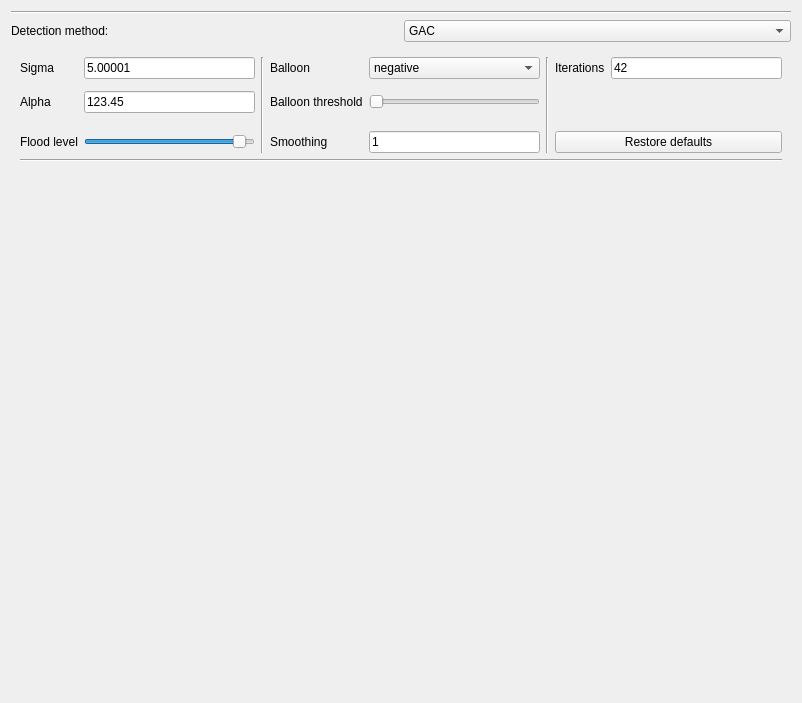
<?xml version="1.0" encoding="UTF-8"?>
<ui version="4.0">
 <class>DetectionSettingsWidget</class>
 <widget class="QWidget" name="DetectionSettingsWidget">
  <property name="geometry">
   <rect>
    <x>0</x>
    <y>0</y>
    <width>802</width>
    <height>703</height>
   </rect>
  </property>
  <property name="windowTitle">
   <string>Form</string>
  </property>
  <layout class="QVBoxLayout" name="verticalLayout">
   <item>
    <widget class="Line" name="upperHorizontalLine">
     <property name="orientation">
      <enum>Qt::Horizontal</enum>
     </property>
    </widget>
   </item>
   <item>
    <layout class="QHBoxLayout" name="detectionHorizontalLayout">
     <item>
      <widget class="QLabel" name="detectionLabel">
       <property name="text">
        <string>Detection method:</string>
       </property>
      </widget>
     </item>
     <item>
      <widget class="QComboBox" name="detectionComboBox">
       <item>
        <property name="text">
         <string>GAC</string>
        </property>
       </item>
       <item>
        <property name="text">
         <string>GAC optimisation</string>
        </property>
       </item>
       <item>
        <property name="text">
         <string>NN Detector</string>
        </property>
       </item>
      </widget>
     </item>
    </layout>
   </item>
   <item>
    <widget class="QStackedWidget" name="detectionStackedWidget">
     <property name="enabled">
      <bool>true</bool>
     </property>
     <property name="currentIndex">
      <number>0</number>
     </property>
     <widget class="QWidget" name="GACPage">
      <layout class="QGridLayout" name="gacGridLayout">
       <item row="6" column="6" colspan="2">
        <widget class="QPushButton" name="restoreGACButton">
         <property name="text">
          <string>Restore defaults</string>
         </property>
        </widget>
       </item>
       <item row="6" column="3">
        <widget class="QLabel" name="smoothingLabel">
         <property name="text">
          <string>Smoothing</string>
         </property>
        </widget>
       </item>
       <item row="16" column="0" colspan="8">
        <layout class="QVBoxLayout" name="GACPreviewLayout"/>
       </item>
       <item row="6" column="0">
        <widget class="QLabel" name="floodLabel">
         <property name="text">
          <string>Flood level</string>
         </property>
        </widget>
       </item>
       <item row="1" column="7">
        <widget class="QLineEdit" name="iterationsLineEdit">
         <property name="text">
          <string>42</string>
         </property>
        </widget>
       </item>
       <item row="1" column="1">
        <widget class="QLineEdit" name="sigmaLineEdit">
         <property name="text">
          <string>5.00001</string>
         </property>
        </widget>
       </item>
       <item row="1" column="5" rowspan="6">
        <widget class="Line" name="previewVerticalLine_2">
         <property name="orientation">
          <enum>Qt::Vertical</enum>
         </property>
        </widget>
       </item>
       <item row="1" column="6">
        <widget class="QLabel" name="iterationsLabel">
         <property name="text">
          <string>Iterations</string>
         </property>
        </widget>
       </item>
       <item row="6" column="4">
        <widget class="QLineEdit" name="smoothingLineEdit">
         <property name="text">
          <string>1</string>
         </property>
        </widget>
       </item>
       <item row="1" column="4">
        <widget class="QComboBox" name="balloonComboBox">
         <item>
          <property name="text">
           <string>negative</string>
          </property>
         </item>
         <item>
          <property name="text">
           <string>none</string>
          </property>
         </item>
         <item>
          <property name="text">
           <string>positive</string>
          </property>
         </item>
        </widget>
       </item>
       <item row="3" column="0">
        <widget class="QLabel" name="alphaLabel">
         <property name="text">
          <string>Alpha</string>
         </property>
        </widget>
       </item>
       <item row="3" column="4">
        <widget class="QSlider" name="placeholderBalloonSlider">
         <property name="maximum">
          <number>100</number>
         </property>
         <property name="orientation">
          <enum>Qt::Horizontal</enum>
         </property>
        </widget>
       </item>
       <item row="1" column="3">
        <widget class="QLabel" name="balloonLabel">
         <property name="text">
          <string>Balloon</string>
         </property>
        </widget>
       </item>
       <item row="1" column="2" rowspan="6">
        <widget class="Line" name="detectionVerticalLine">
         <property name="orientation">
          <enum>Qt::Vertical</enum>
         </property>
        </widget>
       </item>
       <item row="3" column="3">
        <widget class="QLabel" name="thresholdLabel">
         <property name="text">
          <string>Balloon threshold</string>
         </property>
        </widget>
       </item>
       <item row="9" column="0" colspan="8">
        <widget class="Line" name="previewHorizontalLine">
         <property name="orientation">
          <enum>Qt::Horizontal</enum>
         </property>
        </widget>
       </item>
       <item row="1" column="0">
        <widget class="QLabel" name="sigmaLabel">
         <property name="text">
          <string>Sigma</string>
         </property>
        </widget>
       </item>
       <item row="3" column="1">
        <widget class="QLineEdit" name="alphaLineEdit">
         <property name="text">
          <string>123.45</string>
         </property>
        </widget>
       </item>
       <item row="6" column="1">
        <widget class="QSlider" name="placeholderFloodLevelSlider">
         <property name="maximum">
          <number>100</number>
         </property>
         <property name="value">
          <number>95</number>
         </property>
         <property name="orientation">
          <enum>Qt::Horizontal</enum>
         </property>
         <property name="invertedControls">
          <bool>false</bool>
         </property>
         <property name="tickPosition">
          <enum>QSlider::NoTicks</enum>
         </property>
        </widget>
       </item>
       <item row="10" column="0">
        <spacer name="verticalSpacer_3">
         <property name="orientation">
          <enum>Qt::Vertical</enum>
         </property>
         <property name="sizeHint" stdset="0">
          <size>
           <width>20</width>
           <height>40</height>
          </size>
         </property>
        </spacer>
       </item>
      </layout>
     </widget>
     <widget class="QWidget" name="GACOptimisationPage">
      <layout class="QGridLayout" name="gridLayout_2" columnstretch="0,0,0,0,0,0,0,0,0">
       <item row="3" column="0">
        <widget class="QLabel" name="numTrialsLabel">
         <property name="text">
          <string>Number of trials</string>
         </property>
        </widget>
       </item>
       <item row="10" column="0" colspan="9">
        <widget class="QLabel" name="USVNumLabel">
         <property name="text">
          <string>---</string>
         </property>
        </widget>
       </item>
       <item row="12" column="0">
        <spacer name="verticalSpacer_4">
         <property name="orientation">
          <enum>Qt::Vertical</enum>
         </property>
         <property name="sizeHint" stdset="0">
          <size>
           <width>20</width>
           <height>40</height>
          </size>
         </property>
        </spacer>
       </item>
       <item row="1" column="3">
        <widget class="QLabel" name="betaLabel">
         <property name="text">
          <string>Beta</string>
         </property>
        </widget>
       </item>
       <item row="4" column="4">
        <widget class="QLineEdit" name="timeEndLineEdit">
         <property name="text">
          <string>1.000001</string>
         </property>
        </widget>
       </item>
       <item row="4" column="6" colspan="3">
        <widget class="QPushButton" name="runOptimisationPushButton">
         <property name="text">
          <string>Run optimisation</string>
         </property>
        </widget>
       </item>
       <item row="4" column="1">
        <widget class="QLineEdit" name="timeStartLineEdit">
         <property name="text">
          <string>0000001</string>
         </property>
        </widget>
       </item>
       <item row="1" column="4">
        <widget class="QLineEdit" name="betaLineEdit">
         <property name="text">
          <string>1.23</string>
         </property>
        </widget>
       </item>
       <item row="8" column="0" colspan="9">
        <widget class="Line" name="line_3">
         <property name="orientation">
          <enum>Qt::Horizontal</enum>
         </property>
        </widget>
       </item>
       <item row="3" column="3">
        <widget class="QLabel" name="randomTrialsLabel">
         <property name="text">
          <string>Random trials</string>
         </property>
        </widget>
       </item>
       <item row="1" column="2" rowspan="4">
        <widget class="Line" name="line_4">
         <property name="orientation">
          <enum>Qt::Vertical</enum>
         </property>
        </widget>
       </item>
       <item row="1" column="0">
        <widget class="QLabel" name="metricLabel">
         <property name="text">
          <string>Metric</string>
         </property>
        </widget>
       </item>
       <item row="1" column="1">
        <widget class="QComboBox" name="metricComboBox">
         <item>
          <property name="text">
           <string>F beta score</string>
          </property>
         </item>
         <item>
          <property name="text">
           <string>Intersection over union</string>
          </property>
         </item>
        </widget>
       </item>
       <item row="0" column="0" colspan="9">
        <widget class="Line" name="line_2">
         <property name="orientation">
          <enum>Qt::Horizontal</enum>
         </property>
        </widget>
       </item>
       <item row="14" column="3" colspan="6">
        <widget class="QPushButton" name="automaticGACConfigurationButton">
         <property name="enabled">
          <bool>false</bool>
         </property>
         <property name="text">
          <string>Configure GAC with best trial</string>
         </property>
        </widget>
       </item>
       <item row="4" column="0">
        <widget class="QLabel" name="timeStartLabel">
         <property name="text">
          <string>Time start [s]</string>
         </property>
        </widget>
       </item>
       <item row="3" column="4">
        <widget class="QLineEdit" name="randomTrialsLineEdit">
         <property name="text">
          <string>11</string>
         </property>
        </widget>
       </item>
       <item row="11" column="0">
        <widget class="QLabel" name="resultLabel">
         <property name="text">
          <string>Results will be reported here</string>
         </property>
        </widget>
       </item>
       <item row="3" column="1">
        <widget class="QLineEdit" name="numTrialsLineEdit">
         <property name="text">
          <string>51</string>
         </property>
        </widget>
       </item>
       <item row="4" column="3">
        <widget class="QLabel" name="timeEndLabel">
         <property name="text">
          <string>Time end [s]</string>
         </property>
        </widget>
       </item>
       <item row="1" column="5" rowspan="4">
        <widget class="Line" name="line">
         <property name="orientation">
          <enum>Qt::Vertical</enum>
         </property>
        </widget>
       </item>
       <item row="14" column="0" colspan="2">
        <layout class="QHBoxLayout" name="progressbarPlaceholderLayout"/>
       </item>
      </layout>
     </widget>
     <widget class="QWidget" name="nnPage">
      <layout class="QGridLayout" name="nnGridLayout">
       <item row="2" column="4">
        <widget class="QSpinBox" name="confidenceSpinBox">
         <property name="minimum">
          <number>1</number>
         </property>
         <property name="maximum">
          <number>100</number>
         </property>
        </widget>
       </item>
       <item row="6" column="0" colspan="8">
        <layout class="QVBoxLayout" name="nnPreviewLayout"/>
       </item>
       <item row="2" column="3">
        <widget class="QLabel" name="modelConfidenceScore">
         <property name="text">
          <string>Confidence Score [%]</string>
         </property>
        </widget>
       </item>
       <item row="1" column="4">
        <widget class="QSpinBox" name="batchSizeSpinBox">
         <property name="minimum">
          <number>1</number>
         </property>
         <property name="maximum">
          <number>1024</number>
         </property>
        </widget>
       </item>
       <item row="1" column="0">
        <widget class="QLabel" name="modelTypeLabel">
         <property name="text">
          <string>Model Type</string>
         </property>
        </widget>
       </item>
       <item row="4" column="0" colspan="8">
        <widget class="Line" name="nnPreviewHorizontalLine">
         <property name="orientation">
          <enum>Qt::Horizontal</enum>
         </property>
        </widget>
       </item>
       <item row="1" column="1">
        <widget class="QComboBox" name="modelTypeComboBox">
         <item>
          <property name="text">
           <string>F-RCNN-custom</string>
          </property>
         </item>
        </widget>
       </item>
       <item row="1" column="3">
        <widget class="QLabel" name="modelBatchSize">
         <property name="text">
          <string>Batch Size</string>
         </property>
        </widget>
       </item>
       <item row="5" column="4">
        <spacer name="verticalSpacer">
         <property name="orientation">
          <enum>Qt::Vertical</enum>
         </property>
         <property name="sizeHint" stdset="0">
          <size>
           <width>20</width>
           <height>40</height>
          </size>
         </property>
        </spacer>
       </item>
      </layout>
     </widget>
    </widget>
   </item>
  </layout>
 </widget>
 <resources/>
 <connections/>
</ui>
